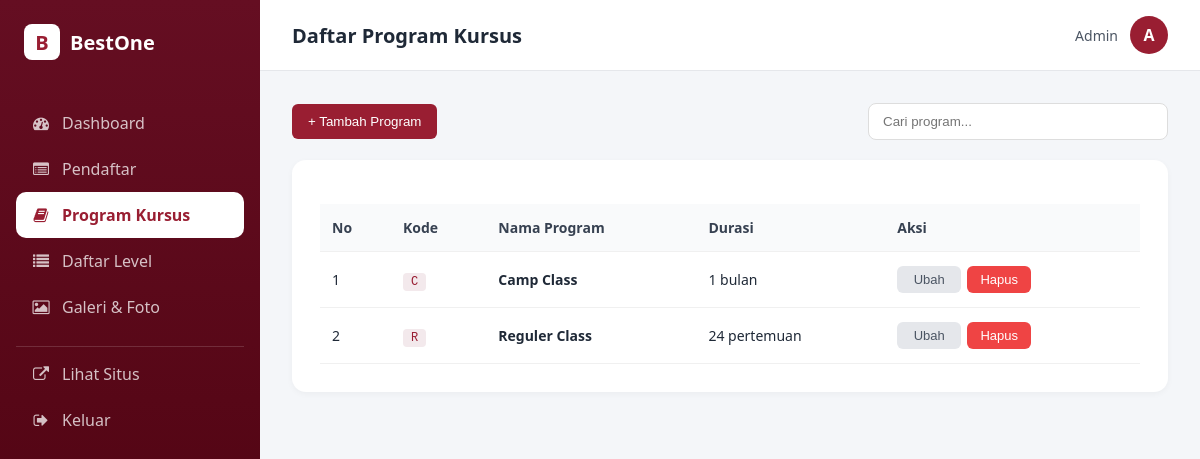
/admin/program (signed in), run on the app's committed database.
### models/database.py (models this page shows, shortened)
class ProgramKursus(db.Model):
    __tablename__ = 'program_kursus'
    id = db.Column(db.Integer, primary_key=True)
    kode = db.Column(db.String(5), unique=True, nullable=False)
    nama = db.Column(db.String(100), nullable=False)
    kategori = db.Column(db.String(100))
    deskripsi_singkat = db.Column(db.String(255))
    deskripsi = db.Column(db.Text)
    materi = db.Column(db.Text)
    keuntungan = db.Column(db.Text)
    jadwal = db.Column(db.String(200))
    metode = db.Column(db.String(100))
    syarat = db.Column(db.Text)
    durasi_nilai = db.Column(db.Integer)
    durasi_satuan = db.Column(db.String(30))
    dibuat_pada = db.Column(db.DateTime, default=db.func.now())

### routes/admin/program.py (the view)
@program_bp.route('/program')
def daftar_program():
    cek = cek_login()
    if cek: return cek
    daftar = ProgramKursus.query.order_by(ProgramKursus.nama).all()
    return render_template('admin/program_kursus.html',
        halaman='program',
        daftar=daftar
    )

### app.py (called while the page is built)
@app.before_request
def force_https():
    if request.headers.get("X-Forwarded-Proto") == "https":
        request.environ["wsgi.url_scheme"] = "https"

### routes/admin/program.py (called while the page is built)
def cek_login():
    if not session.get('admin_logged_in'):
        return redirect(url_for('login.login'))

### templates/admin/program_kursus.html (shortened to what this page needs)
{% extends "admin/base_admin.html" %}
{% block judul_halaman %}Daftar Program Kursus{% endblock %}
{% block isi %}
<link href="https://cdn.jsdelivr.net/npm/quill@2/dist/quill.snow.css" rel="stylesheet">
<div class="bar-atas">
  <button type="button" class="btn-utama" id="btnBukaTambah">
    + Tambah Program
  </button>
  <div class="pencarian">
    <input type="text" id="cariProgram" placeholder="Cari program..." class="form-input">
  </div>
</div>
<div class="kartu-biasa">
  <div class="tabel-wrapper">
    <table class="tabel-data" id="tabelProgram">
      <thead>
        <tr>
          <th>No</th>
          <th>Kode</th>
          <th>Nama Program</th>
          <th>Durasi</th>
          <th>Aksi</th>
        </tr>
      </thead>
      <tbody>
        {% for p in daftar %}
        <tr class="baris-program">
          <td>{{ loop.index }}</td>
          <td><code class="kode-program">{{ p.kode }}</code></td>
          <td><strong>{{ p.nama }}</strong></td>
          <td>
            {% if p.durasi_nilai and p.durasi_satuan %}
              {{ p.durasi_nilai }} {{ p.durasi_satuan }}
            {% else %}
              -
            {% endif %}
          </td>
          <td>
            <div class="tombol-aksi">
              <button
                type="button"
                class="btn-sm btn-abu"
                data-id="{{ p.id }}"
                data-kode="{{ p.kode or '' }}"
                data-nama="{{ p.nama or '' }}"
                data-deskripsi_singkat="{{ p.deskripsi_singkat or '' }}"
                data-deskripsi="{{ p.deskripsi or '' }}"
                data-materi="{{ p.materi or '' }}"
                data-keuntungan="{{ p.keuntungan or '' }}"
                data-jadwal="{{ p.jadwal or '' }}"
                data-metode="{{ p.metode or '' }}"
                data-syarat="{{ p.syarat or '' }}"
                data-nilai="{{ p.durasi_nilai or '' }}"
                data-satuan="{{ p.durasi_satuan or '' }}"
                onclick="bukaModalEdit(this)">
                Ubah
              </button>
              <form method="POST"
                    action="{{ url_for('admin_program.hapus', program_id=p.id) }}"
                    class="form-hapus"
                    onsubmit="return confirm('Yakin hapus program ini?')">
                <button type="submit" class="btn-sm btn-merah">Hapus</button>
              </form>
            </div>
          </td>
        </tr>
        {% else %}
        <tr>
          <td colspan="6" class="kosong">
            Belum ada program. Klik "Tambah Program" untuk memulai.
          </td>
        </tr>
        {% endfor %}
      </tbody>
    </table>
  </div>
</div>
{% endblock %}

### static/css/admin/base.css (style rules this page uses)
* { margin: 0; padding: 0; box-sizing: border-box; }
body { font-family: system-ui, -apple-system, sans-serif; background: #f4f6f9; color: #1f2937; min-height: 100vh; }
.kartu-biasa { background: white; padding: 28px; border-radius: 14px; box-shadow: 0 2px 6px rgba(0,0,0,0.04); margin-bottom: 24px; }
.tabel-wrapper { overflow-x: auto; margin-top: 16px; }
.tabel-data { width: 100%; border-collapse: collapse; }
.tabel-data th, .tabel-data td { padding: 14px 12px; text-align: left; border-bottom: 1px solid #f0f0f0; font-size: 14px; }
.tabel-data th { background: #f9fafb; font-weight: 600; color: #374151; }

### templates/admin/program_kursus.html (style rules this page uses)
.bar-atas { display: flex; justify-content: space-between; align-items: center; gap: 16px; margin-bottom: 20px; flex-wrap: wrap; }
.pencarian { max-width: 300px; width: 100%; }
.form-input { width: 100%; padding: 10px 14px; border: 1px solid #ddd; border-radius: 8px; box-sizing: border-box; }
.kode-program { background: #f3e9ec; color: #991e32; padding: 2px 8px; border-radius: 4px; font-size: 12px; }
.tombol-aksi { display: flex; gap: 6px; align-items: center; }
.form-hapus { margin: 0; }
.btn-sm { padding: 6px 12px; border-radius: 6px; border: none; cursor: pointer; font-size: 13px; text-decoration: none; display: inline-block; }
.btn-utama { background: #991e32; color: white; border: none; cursor: pointer; padding: 10px 16px; border-radius: 6px; }
.btn-abu { background: #e5e7eb; color: #4b5563; min-width: 64px; border: none; cursor: pointer; }
.btn-merah { background: #ef4444; color: white; min-width: 64px; }

### data on the page
ProgramKursus: kode "C", nama "Camp Class", durasi_nilai "1", durasi_satuan "bulan"
ProgramKursus: kode "R", nama "Reguler Class", durasi_nilai "24", durasi_satuan "pertemuan"
